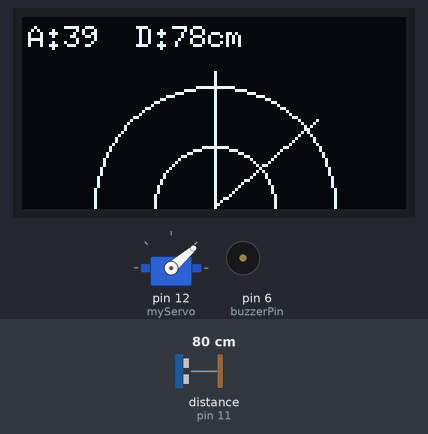
The sketch below on a simulated Arduino Uno, built with avr-gcc and run on an emulated ATmega328P. Shown: servo, 128×64 one-colour display, buzzer (waves = sounding). Wiring (inferred from the names in the program): ultrasonic range finder: trigger pin 10; echo pin 11. The inputs (shaded band) are chosen by the test bench; at power-on: distance to the obstacle (sensor on pin 11) 80 cm. The echo pulse lasts 58.3 µs per cm; what the sketch prints to the serial monitor is not drawn.

Above: at 2.1 s.
2.2 s: distance to the obstacle (sensor on pin 11) set to 2 cm
At 2.69 s:
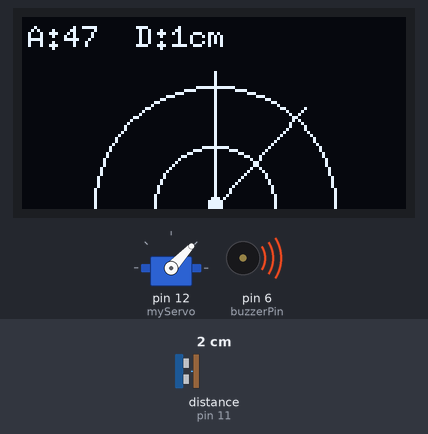
3.9 s: distance to the obstacle (sensor on pin 11) set to 120 cm
5.9 s: distance to the obstacle (sensor on pin 11) set to 9 cm
At 6.48 s:
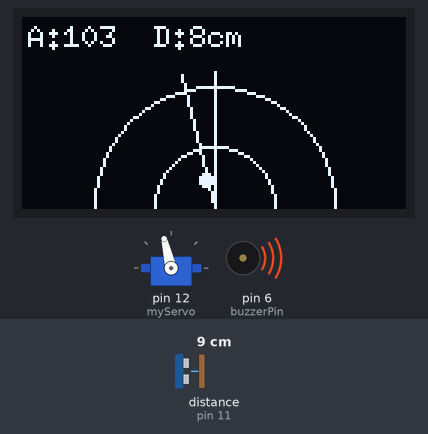
7.6 s: distance to the obstacle (sensor on pin 11) set to 36 cm
At 9.17 s:
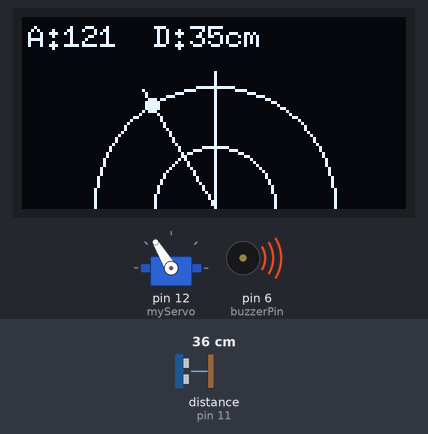
10.6 s: distance to the obstacle (sensor on pin 11) set to 41 cm
12.6 s: distance to the obstacle (sensor on pin 11) set to 4 cm
At 12.85 s:
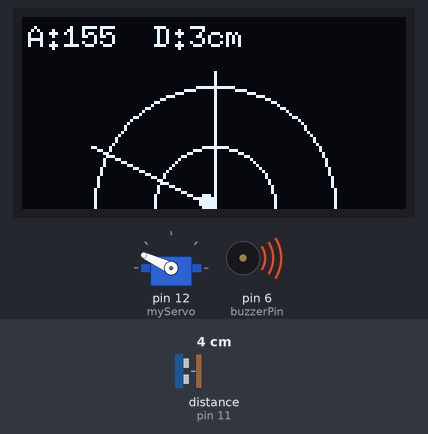
Timing chart, 0 to 25.2 s (numbered marks = the images above; inputs shaded):
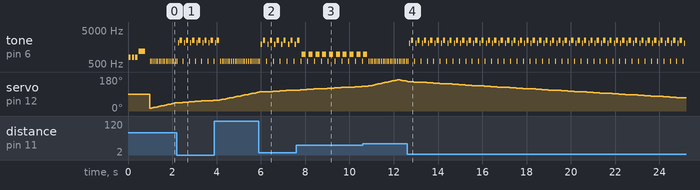

Measured:
- after the input at 2.2 s, the display: first differs from a run without the input after 0.10 s (image 1 shows a later state)
- after the input at 5.9 s, the display: first differs from a run without the input after 0.09 s (image 2 shows a later state)
- after the input at 12.6 s, the display: first differs from a run without the input after 0.10 s (image 4)
- by itself, tone on pin 6 (buzzerPin): repeats every 0.29 s: silent 0.05 s, 2068 Hz 0.04 s, silent 0.05 s, 2500 Hz 0.10 s, silent 0.04 s, 600 Hz 0.01 s

The sketch:

radar_project.ino
```cpp
#include <Servo.h>
#include <U8g2lib.h>
#include <Wire.h>

// Ultrasonic Sensor pins
const int trigPin = 10;
const int echoPin = 11;

// Buzzer pin
const int buzzerPin = 6;

// Servo pin
Servo myServo;

// Variables
long duration;
int distance;

// OLED Display (I2C 0x3C)
U8G2_SSD1306_128X64_NONAME_F_HW_I2C u8g2(U8G2_R0, U8X8_PIN_NONE);

void setup() {
  pinMode(trigPin, OUTPUT);
  pinMode(echoPin, INPUT);
  pinMode(buzzerPin, OUTPUT);

  Serial.begin(9600);
  myServo.attach(12);

  u8g2.begin();
  u8g2.setContrast(100);

  playStartupSound();

  Serial.println("Radar initialized");
}

// Main loop
void loop() {
  // Sweep forward
  for (int angle = 15; angle <= 165; angle += 2) {
    scanAndDraw(angle);
  }

  // Sweep backward
  for (int angle = 165; angle >= 15; angle -= 2) {
    scanAndDraw(angle);
  }
}

void scanAndDraw(int angle) {
  myServo.write(angle);
  delay(15);
  distance = calculateDistance();

  // Radar beep
  radarBeep();

  // Update radar display
  drawRadar(angle, distance);

  // Alert if object close
  if (distance > 0 && distance < 40) {
    playDetectionAlert(distance);
  }

  Serial.print(angle);
  Serial.print(",");
  Serial.print(distance);
  Serial.print(".");
}

int calculateDistance() {
  digitalWrite(trigPin, LOW);
  delayMicroseconds(2);
  digitalWrite(trigPin, HIGH);
  delayMicroseconds(10);
  digitalWrite(trigPin, LOW);
  duration = pulseIn(echoPin, HIGH);
  int dist = duration * 0.034 / 2;
  return dist;
}

// ==================== DISPLAY FUNCTIONS ====================

void drawRadar(int angle, int dist) {
  u8g2.clearBuffer();

  // Draw radar base
  int cx = 64;  // center x
  int cy = 63;  // center y
  u8g2.drawCircle(cx, cy, 20, U8G2_DRAW_ALL);
  u8g2.drawCircle(cx, cy, 40, U8G2_DRAW_ALL);
  u8g2.drawLine(cx, cy, cx, cy - 45);  // reference line

  // Draw sweep line
  float rad = radians(angle);
  int x2 = cx + 45 * cos(rad);
  int y2 = cy - 45 * sin(rad);
  u8g2.drawLine(cx, cy, x2, y2);

  // If object detected within 40 cm → draw dot
  if (dist > 0 && dist < 40) {
    // Map distance (max 40cm) to 45px radius
    int r = map(dist, 0, 40, 0, 45);
    int dotX = cx + r * cos(rad);
    int dotY = cy - r * sin(rad);
    u8g2.drawDisc(dotX, dotY, 2, U8G2_DRAW_ALL);
  }

  // Display angle and distance text
  u8g2.setFont(u8g2_font_6x10_tr);
  char info[20];
  sprintf(info, "A:%d  D:%dcm", angle, dist);
  u8g2.drawStr(2, 10, info);

  u8g2.sendBuffer();
}

// ==================== BUZZER FUNCTIONS ====================

void playStartupSound() {
  for (int i = 0; i < 3; i++) {
    tone(buzzerPin, 800, 100);
    delay(150);
  }
  tone(buzzerPin, 1200, 300);
  delay(500);
}

void radarBeep() {
  tone(buzzerPin, 600, 10);
  delay(10);
}

void playDetectionAlert(int dist) {
  int pitch = map(dist, 5, 40, 2000, 800);
  int beepDuration = map(dist, 5, 40, 50, 200);
  tone(buzzerPin, pitch, beepDuration);
  delay(beepDuration + 50);

  if (dist < 15) {
    tone(buzzerPin, 2500, 100);
    delay(120);
  }
}
```
